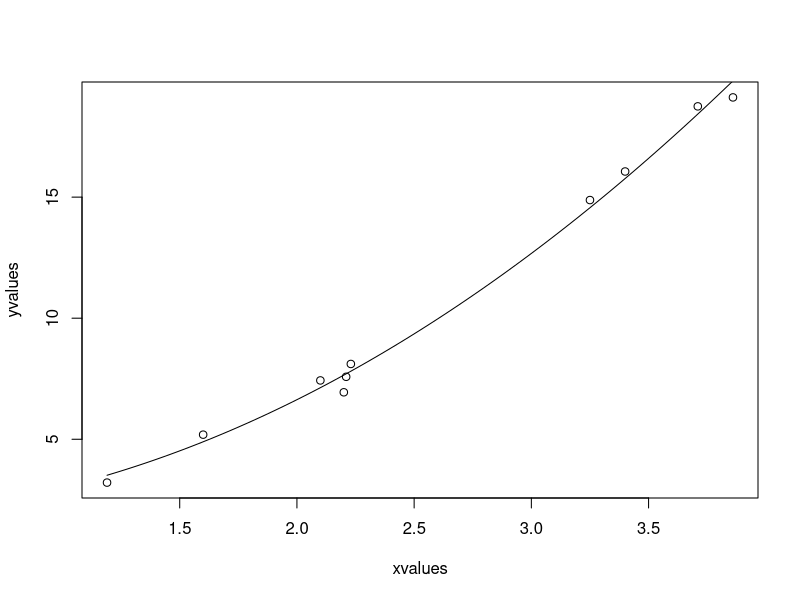

R code for this plot:
xvalues<-c(1.6,2.1,2.2,2.23,3.71,3.25,3.4,3.86,1.19,2.21)
yvalues<-c(5.19,7.43,6.94,8.11,18.75,14.88,16.06,19.12,3.21,7.58)
png(file="nls.png")
plot(xvalues,yvalues)
model<-nls(yvalues~b1*xvalues^2+b2,start=list(b1=1,b2=3))
new.data=data.frame(xvalues=seq(min(xvalues),max(xvalues),len=100))
lines(new.data$xvalues,predict(model,newdata=new.data))
dev.off()
print(sum(resid(model)^2))
print(confint(model)) 
